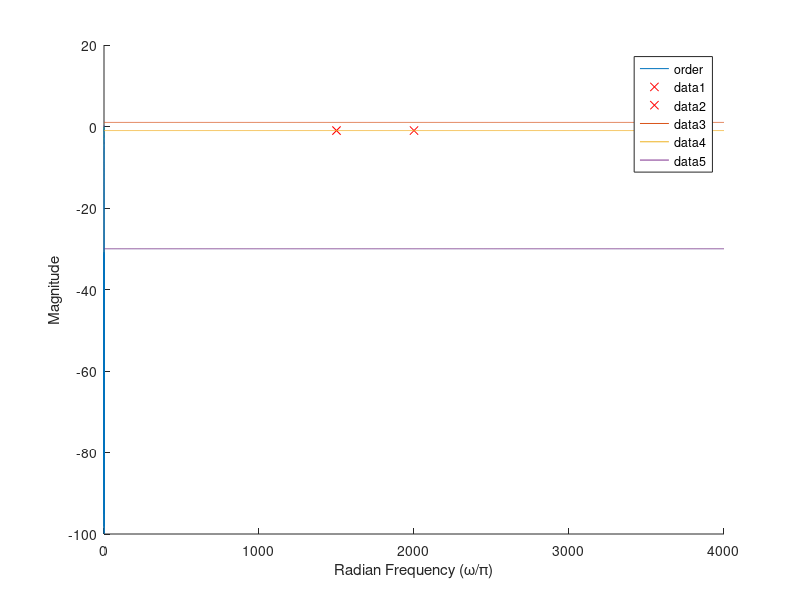

MATLAB code for this plot:
fs = 8000;
fp = [1500 2000];
f = 2*[0 1000 1500 2000 2500 4000]/8000;
a = [0 0 1 1 0 0];
%order = 10:20;
%b = firpm(order,f,a);
theta = linspace(0,pi,fs);
f_axis = fs*theta/(2*pi);
for order = 23:23
    b = firpm(order,f,a);    
    [h,w] = freqz(b,1,fs);
    hold on 
    plot(w/pi,20*log10(abs(h)));
    legend('order');
end 
plot(1500,-1,'rx');
plot(2000,-1,'rx');
plot(f_axis,1*ones(1,8000));
plot(f_axis,-1*ones(1,8000));
plot(f_axis,-30*ones(1,8000));
xlabel 'Radian Frequency (\omega/\pi)', ylabel 'Magnitude';